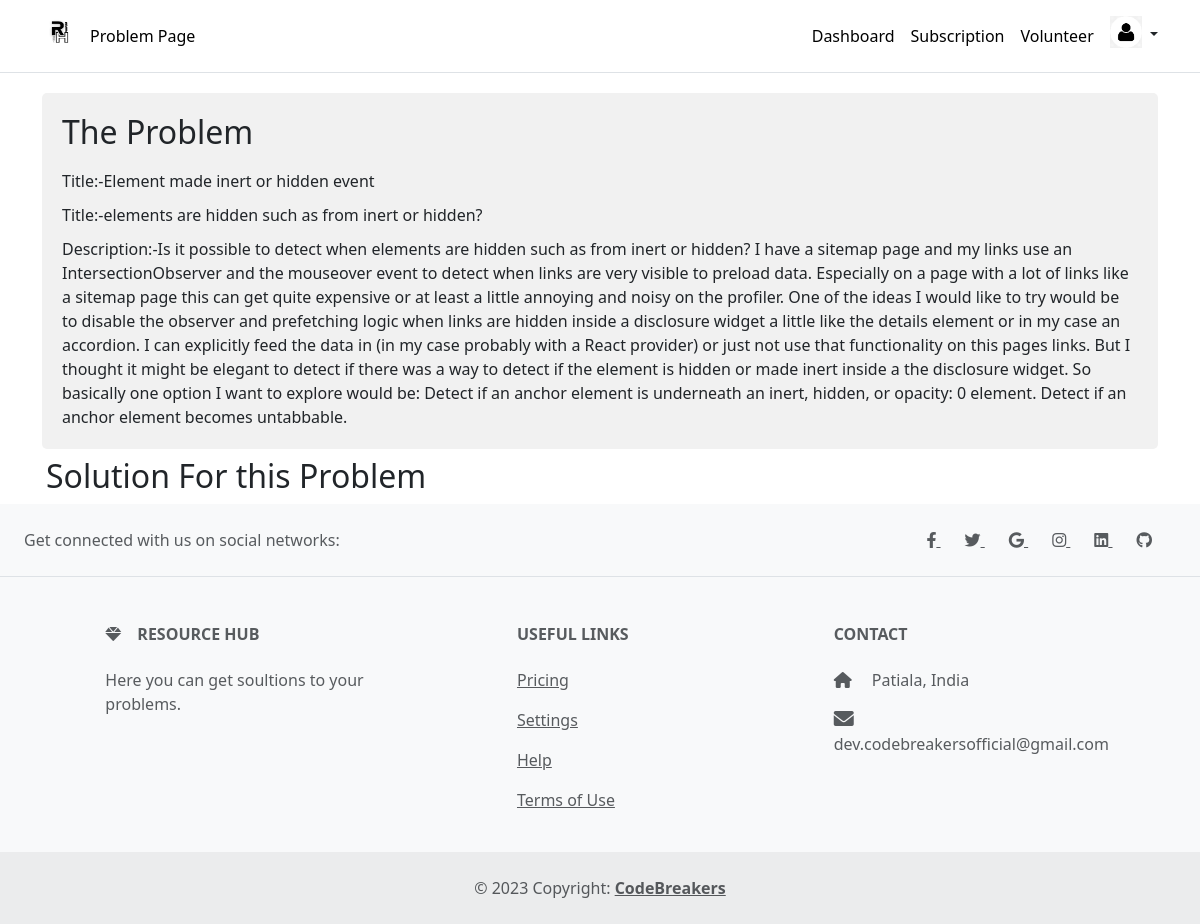
The page /dashboard/view_fullque/1 (signed in) on the database its author committed.
### home/models.py (models this page shows, shortened)
class Draft(models.Model):
    user=models.ForeignKey(User,on_delete=models.SET_NULL,null=True,blank=True)
    title=models.TextField(max_length=40000,null=True)
    subtitle=models.TextField(max_length=3000,null=True,blank=True)
    description=models.TextField(max_length=80000,null=True,blank=True)
    pub_date=models.DateField(null=True,blank=True)
    published=models.BooleanField(default=False,null=True,blank=True)

### home/views.py (the view)
# urls.py: path('dashboard/view_fullque/<str:que_id>', views.view_full_que,name="view_full_que"),
def view_full_que(request,que_id):
    if request.user.is_authenticated:
        my_post = Draft.objects.filter(pk=que_id)
        my_review = review.objects.filter(this_draft=my_post[0])
        return render(request,"home/view_fullque.html", context={"thispost":my_post,"thisreview":my_review})
    return render(request,"home/home.html", context={})

### home/templates/home/view_fullque.html (shortened to what this page needs)
{% load static %}
<!DOCTYPE html>
<html>
 <head>
<link rel="stylesheet" type="text/css" href="{% static 'answer_post/style.css'%}">
<link
  href="https://cdnjs.cloudflare.com/ajax/libs/font-awesome/6.0.0/css/all.min.css"
  rel="stylesheet"
/>
<link
  href="https://cdnjs.cloudflare.com/ajax/libs/mdb-ui-kit/6.2.0/mdb.min.css"
  rel="stylesheet"
/>
<link href="https://cdn.jsdelivr.net/npm/bootstrap@5.3.0-alpha3/dist/css/bootstrap.min.css" rel="stylesheet">
  </head>
  <body>
<header class="p-3 mb-3 border-bottom">
  <div class="container">
      <div class="d-flex flex-wrap align-items-center justify-content-center justify-content-lg-start">
        <a href="{% url 'home' %}" class="d-flex align-items-center mb-2 mb-lg-0 text-dark text-decoration-none">
			<img class="mb-2" src="{% static 'logo/Resource.png' %}" alt="resourcehub" width="40" height="32">
		  </a>
        <ul class="nav col-12 col-lg-auto me-lg-auto mb-2 justify-content-center mb-md-0">
          <li><a href="#" class="nav-link px-2" style="color: black;"> Problem Page</a></li>
        </ul>
        <ul class="nav col-12 col-lg-auto me-lg-2 mb-10 justify-content-center mb-md-0">
			<li><a href="{% url 'dashboard' %}" class="nav-link px-2" style="color: black;"> Dashboard</a></li>
			<li><a href="{% url 'pricing' %}" class="nav-link px-2" style="color: black;"> Subscription</a></li>
			<li><a href="{% url 'view_volunteer_profiles' %}" class="nav-link px-2" style="color: black;"> Volunteer</a></li>
          </ul>
        <div class="dropdown text-end">
			<a href="#" class="d-block link-dark text-decoration-none dropdown-toggle" id="dropdownUser1" data-bs-toggle="dropdown" aria-expanded="false">
				<img class="mb-2" src="{% static 'logo/signin.png' %}" alt="resourcehub" width="32" height="32" class="rounded-circle">
			</a>
        </div>
      </div>
    </div>
  </header>
  <body>
    <div class="container">
		<form class="questionaire">
			{% for my_post in thispost %}
				<h2>The Problem</h2>
				<label for="question-title">Title:-{{my_post.title}}</label>
				<br>
				<label for="question-title">Title:-{{my_post.subtitle}}</label>
				<br>
				<label for="question-title">Description:-{{my_post.description}}</label>
			{% endfor %}
		</form>
		<h2 class="mx-1 my-2">Solution For this Problem</h2>
    </div>
</body>
	<footer class="text-center text-lg-start bg-light text-muted">
		<section class="d-flex justify-content-center justify-content-lg-between p-4 border-bottom">
		  <div class="me-5 d-none d-lg-block">
		  <span>Get connected with us on social networks:</span>
		  </div>
		  <div>
		  <a href="" class="me-4 text-reset">
			<i class="fab fa-facebook-f"></i>
		  </a>
		  <a href="" class="me-4 text-reset">
			<i class="fab fa-twitter"></i>
		  </a>
		  <a href="" class="me-4 text-reset">
			<i class="fab fa-google"></i>
		  </a>
		  <a href="" class="me-4 text-reset">
			<i class="fab fa-instagram"></i>
		  </a>
		  <a href="" class="me-4 text-reset">
			<i class="fab fa-linkedin"></i>
		  </a>
		  <a href="" class="me-4 text-reset">
			<i class="fab fa-github"></i>
		  </a>
		  </div>
		</section>
		<section class="">
		  <div class="container text-center text-md-start mt-5">
		  <div class="row mt-3">
			<div class="col-md-3 col-lg-4 col-xl-3 mx-auto mb-4">
			<h6 class="text-uppercase fw-bold mb-4">
			  <i class="fas fa-gem me-3"></i>Resource Hub
			</h6>
			<p>
			  Here you can get soultions to your problems.
			</p>
			</div>
			<div class="col-md-3 col-lg-2 col-xl-2 mx-auto mb-4">
			<h6 class="text-uppercase fw-bold mb-4">
			  Useful links
			</h6>
			<p>
			  <a href="{% url 'pricing' %}" class="text-reset">Pricing</a>
			</p>
			<p>
			  <a href="{% url 'view_profile' %}" class="text-reset">Settings</a>
			</p>
			<p>
			  <a href="https://resourcehubcomm.netlify.app/" class="text-reset">Help</a>
			</p>
			<p>
			  <a href="{% url 'tos' %}" class="text-reset">Terms of Use</a>
			</p>
			</div>
			<div class="col-md-4 col-lg-3 col-xl-3 mx-auto mb-md-0 mb-4">
			<h6 class="text-uppercase fw-bold mb-4">Contact</h6>
			<p><i class="fas fa-home me-3"></i> Patiala, India</p>
			<p>
			  <i class="fas fa-envelope me-3"></i>
			  dev.codebreakersofficial@gmail.com
			</p>
			</div>
		  </div>
		  </div>
		</section>
		<div class="text-center p-4" style="background-color: rgba(0, 0, 0, 0.05);">
		  © 2023 Copyright:
		  <a class="text-reset fw-bold" href="https://mdbootstrap.com/">CodeBreakers</a>
		</div>
	  </footer>
</html>

### static/answer_post/style.css (style rules this page uses)
body { font-family: Arial, sans-serif; background-color: #f5f5f5; }
header { color: #fff; padding: 20px; }
.fa-envelope { font-size: 20px; }
.container { max-width: 600px; margin: auto; }
.questionaire { background-color: #f1f1f1; border-radius: 5px; padding: 20px; margin-top: 20px; }
h2 { margin-top: 0; }
label { display: block; margin-top: 10px; }

### home/templates/home/view_fullque.html (style rules this page uses)
.dropdown-toggle { outline: 0; }

### rows shown on the page
Draft: title "Element made inert or hidden event", subtitle "elements are hidden such as from inert or hidden?", description "Is it possible to detect when elements are hidden such as from inert or hidden? I have a sitemap page and my links use an IntersectionObserver and the mouseover event to detect when links are very visible to preload data. Especially on a page with a lot of links like a sitemap page this can get quite expensive or at least a little annoying and noisy on the profiler. One of the ideas I would like to try would be to disable the observer and prefetching logic when links are hidden inside a disclosure widget a little like the details element or in my case an accordion. I can explicitly feed the data in (in my case probably with a React provider) or just not use that functionality on this pages…"
